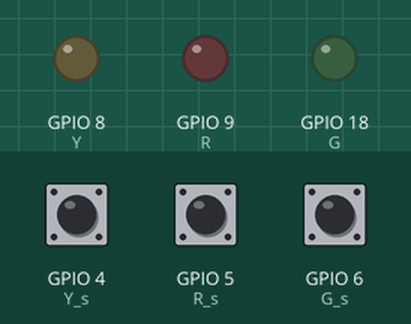
A program run on a simulated Raspberry Pi (BCM pin numbers). Shown: output pins drawn as LEDs (lit = HIGH). The inputs (shaded band) are chosen by the test bench; at power-on: GPIO 4 (Y_s) LOW, GPIO 5 (R_s) LOW, GPIO 6 (G_s) LOW. What the program prints to the terminal is not drawn.

Above: at 1.2 s.
1.3 s: GPIO 4 (Y_s) pulled HIGH for 0.15 s
At 1.37 s:
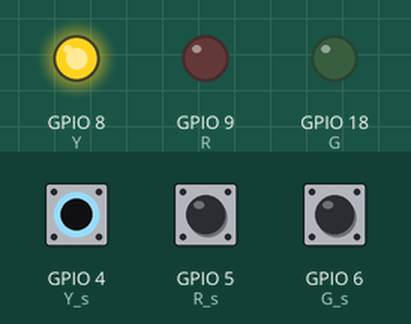
2.9 s: GPIO 5 (R_s) pulled HIGH for 0.15 s
At 2.97 s:
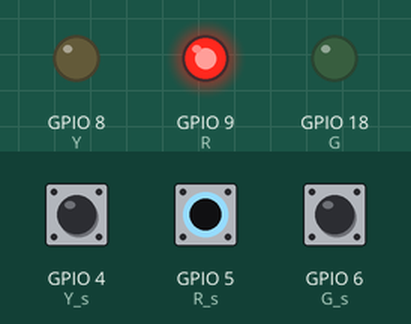
4.5 s: GPIO 6 (G_s) pulled HIGH for 0.15 s
At 4.57 s:
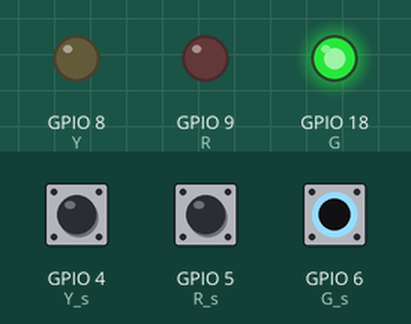
6.1 s: GPIO 6 (G_s) pulled HIGH for 3.2 s
At 9.7 s:
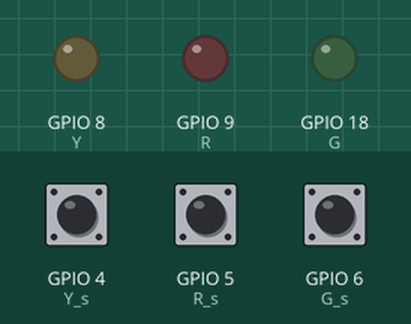
10.8 s: GPIO 4 (Y_s) pulled HIGH for 3.2 s
At 12.0 s:
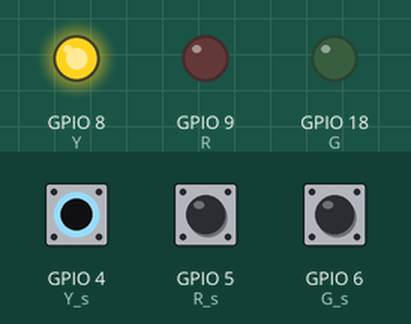
15.5 s: GPIO 4 (Y_s) driven HIGH and GPIO 5 (R_s) driven HIGH
At 15.9 s:
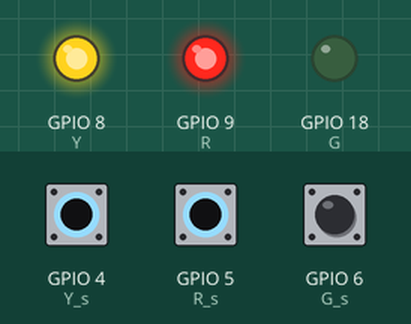
Timing chart, 0 to 18.0 s (numbered marks = the images above; inputs shaded):
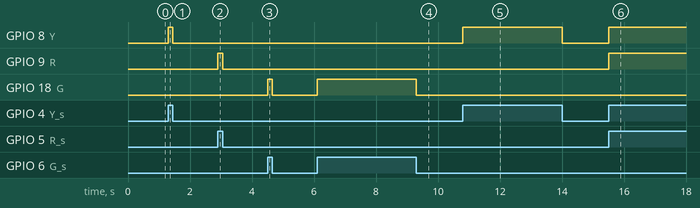

Measured:
- after the input at 1.3 s, GPIO 8 (Y): LOW → HIGH at once, → LOW 0.15 s later
- after the input at 2.9 s, GPIO 9 (R): LOW → HIGH at once, → LOW 0.15 s later
- after the input at 4.5 s, GPIO 18 (G): LOW → HIGH at once, → LOW 0.15 s later
- after the input at 6.1 s, GPIO 18 (G): LOW → HIGH at once, → LOW 3.2 s later
- after the input at 10.8 s, GPIO 8 (Y): LOW → HIGH at once, → LOW 3.2 s later
- after the input at 15.5 s, GPIO 8 (Y), GPIO 9 (R): LOW → HIGH at once

The program:

switch_led_task.py
```python
import RPi.GPIO as GPIO

R = 9
Y = 8
G = 18
R_s = 5
Y_s = 4
G_s = 6

GPIO.setmode(GPIO.BCM)
GPIO.setup(R, GPIO.OUT)
GPIO.setup(R_s, GPIO.IN, pull_up_down=GPIO.PUD_DOWN)
GPIO.setup(Y, GPIO.OUT)
GPIO.setup(Y_s, GPIO.IN, pull_up_down=GPIO.PUD_DOWN)
GPIO.setup(G, GPIO.OUT)
GPIO.setup(G_s, GPIO.IN, pull_up_down=GPIO.PUD_DOWN)

try:
    while True:
        val1 = GPIO.input(R_s)
        val2 = GPIO.input(Y_s)
        val3 = GPIO.input(G_s)
        print(val1, val2, val3)
        GPIO.output(R, val1)
        GPIO.output(Y, val2)
        GPIO.output(G, val3)

finally:
    GPIO.cleanup()
    print('cleanup and exit')
```
